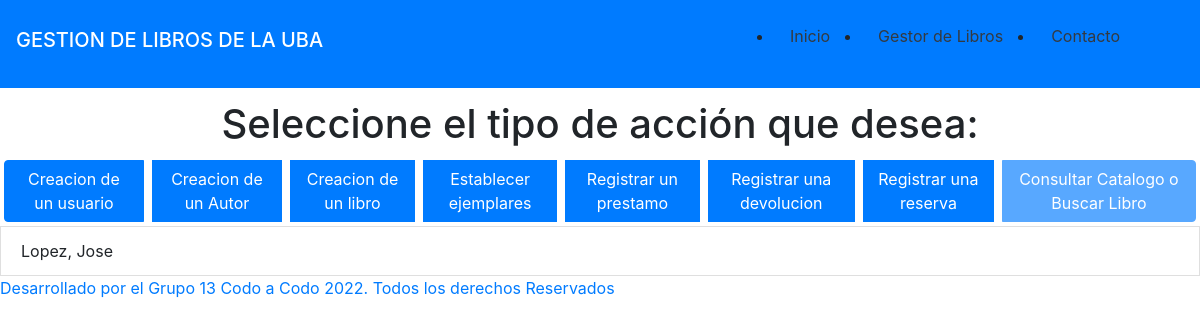
Page /catalogo/consultas/Lopez on the earlier database version.
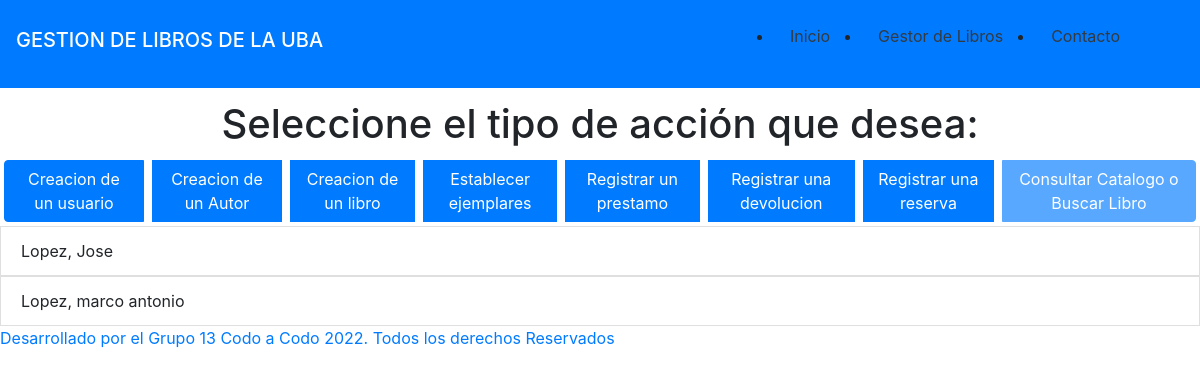
Same page on the later database version.
### catalogo/models.py (models this page shows)
class autores(models.Model):
    nombre = models.CharField(max_length=50, verbose_name="Nombre")
    apellido = models.CharField(max_length=50, verbose_name="Apellido")
    nacionalidad = models.CharField(max_length=50, verbose_name="Nacionalidad")
    def __str__(self):
        return self.nombre + " " + self.apellido

### catalogo/views.py (the view)
# urls.py: path('consultas/<str:apellido>', views.consultas, name="consultas"),
def consultas(request, apellido ):
    apellido = apellido.capitalize()
    autores_busqueda = autores.objects.filter(apellido=apellido)
    print(autores_busqueda)
    if autores_busqueda is not None:
        return render(request, "catalogo/index.html", {'autores': autores_busqueda})
    else:
        return render(request, "catalogo/index.html")

### templates/catalogo/index.html (shortened to what this page needs)
{% extends "base.html" %}
{% block cuerpo %}
<h1 class="container text-center" style="margin-top:100px">Seleccione el tipo de acción que desea:</h1>
    <div class="btn-group" role="group">
        <a class="btn btn-primary m-1" href="{% url 'alta_usuario' %}">Creacion de un usuario</a>
        <a class="btn btn-primary m-1" href="{% url 'autores_alta' %}">Creacion de un Autor</a>
        <a class="btn btn-primary m-1" href="{% url 'alta_libros' %}">Creacion de un libro</a>
        <a class="btn btn-primary m-1" href="{% url 'alta_ejemplares' %}">Establecer ejemplares</a>
        <a class="btn btn-primary m-1" href="{% url 'prestamos' %}">Registrar un prestamo</a>
        <a class="btn btn-primary m-1" href="{% url 'devoluciones' %}">Registrar una devolucion</a>
        <a class="btn btn-primary m-1" href="{% url 'reservas' %}">Registrar una reserva</a>
        <a class="btn btn-primary m-1 disabled" href="#">Consultar Catalogo o Buscar Libro</a>
    </div>
    {% if autores %}
        {% for autor in autores %}
            <li class="list-group-item">{{autor.apellido}}, {{autor.nombre}}</li>
        {% endfor %}
    {% endif %}
{% endblock cuerpo %}

### templates/base.html (shortened to what this page needs)
<!DOCTYPE html>
<html lang="en">
<head>
    {% load static %}
  <link rel="stylesheet" href="{% static 'css/bootstrap.min.css' %}">
</head>
<body>
    <header>
      <nav class="navbar navbar-dark bg-primary fixed-top">
        <span class="navbar-brand h1">GESTION DE LIBROS DE LA UBA</span>
        <ul class="navbar navbar-dark bg-primary mr-3">
        <li class="nav-item">
          <a class="nav-link active text-dark mr-3" aria-current="page" href="/">Inicio</a>
        </li>
        <li class="nav-item">
          <a class="nav-link text-dark mr-3" href="/catalogo">Gestor de Libros</a>
        </li>
        <li class="nav-item">
          <a class="nav-link text-dark mr-3" href="/contacto">Contacto</a>
        </li>
      </ul>
      </nav>
    </header>
    <main>
      {% block cuerpo %}
      {% endblock cuerpo %}
    </main>
    <footer>
      <p class='text-primary'>Desarrollado por el Grupo 13 Codo a Codo 2022. Todos los derechos Reservados</p>
    </footer>
</body>
</html>

Differences in the rows shown:
added autores: apellido "Lopez", nombre "marco antonio"
